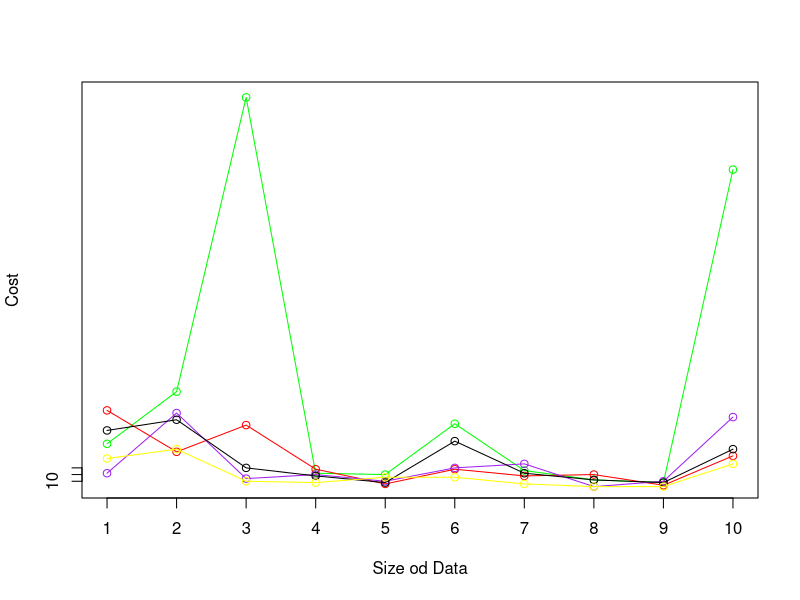

Recreate this plot in R.
#Take number of mobile devices as a input
# n <- readline(prompt = "Enter Number of Mobile Devices:")
# n <- as.numeric(n)
n <- 5
#Declaring variables to Calculate cost if task
#is performed at the device itself without offloading
l_e <- runif(n, min = 0, max = 0)
l_e <- round(l_e, 3)

l_t <- runif(n, min = 0, max = 0)
l_t <- round(l_t, 3)

alpha <- runif(n, min = 0, max = 0)
alpha <- round(alpha, 2)

z <- sample(30000:40000, n)
gamma <- sample(n)
freq <- runif(n, min = 0, max = 0)

l_c <- round(runif(n, min = 0, max = 0),digits=0)

data <- data.frame(l_e, l_t, alpha, z, gamma, freq, l_c)

#Cost if Task is performed at mobile device itself
process_task <- function(z,gamma,freq){
  value <- (z*gamma)/freq
  returnValue(value)
}

record1 <- c()
record2 <- c()
record3 <- c()
record4 <- c()
record5 <- c()
k <- 0
iter <- 10
for(a in 1:iter)
{
  data$l_e <- runif(n, min = 0, max = 1)
  data$l_e <- round(data$l_e, 2)
  
  data$l_t <- runif(n, min = 0, max = 1)
  data$l_t <- round(data$l_t, 2)
  
  data$alpha <- runif(n, min = 0, max = 1)
  data$alpha <- round(data$alpha, 2)
  
  data$gamma <- sample(200:600, n)
  data$freq <- runif(n, min = 0, max = 1)
  data$freq <- round(data$freq, 4)
  
  data$l_c <- round(runif(n, min = 0, max = 0),digits=0)
  
  for(i in 1:n){
    data$l_c[i] <- ((data$l_e[i])*(data$alpha[i])*(process_task(data$z[i],data$gamma[i],data$freq[i]))) +
      ((data$l_t)*(process_task(data$z[i],data$gamma[i],data$freq[i])))
    data$l_c[i] <- data$l_c[i] / 1000000
    data$l_c[i] <- round(data$l_c[i],digits=0)
  }
  k<-k+1
  record1[k] <- data$l_c[1]
  record2[k] <- data$l_c[2]
  record3[k] <- data$l_c[3]
  record4[k] <- data$l_c[4]
  record5[k] <- data$l_c[5]
}

data1 <- data.frame(record1, record2, record3, record4, record5)
colnames(data1) <- c(1,2,3,4,5)
#o is best option
it <- c(1,2,3,4,5,6,7,8,9,10)
plot(it, data1$"1", xaxt = "none", yaxt = "none", xlab="Size od Data", ylab="Cost", type = "o", col = "green")
axis(1, seq(1, 10, 1))
axis(2, c(10,15,20))
lines(it, data1$"2", col = "red", type = "o")
lines(it, data1$"3", col = "purple", type = "o")
lines(it, data1$"4", col = "black", type = "o")
lines(it, data1$"5", col = "yellow", type = "o")
#plot(l_c, type = "l")